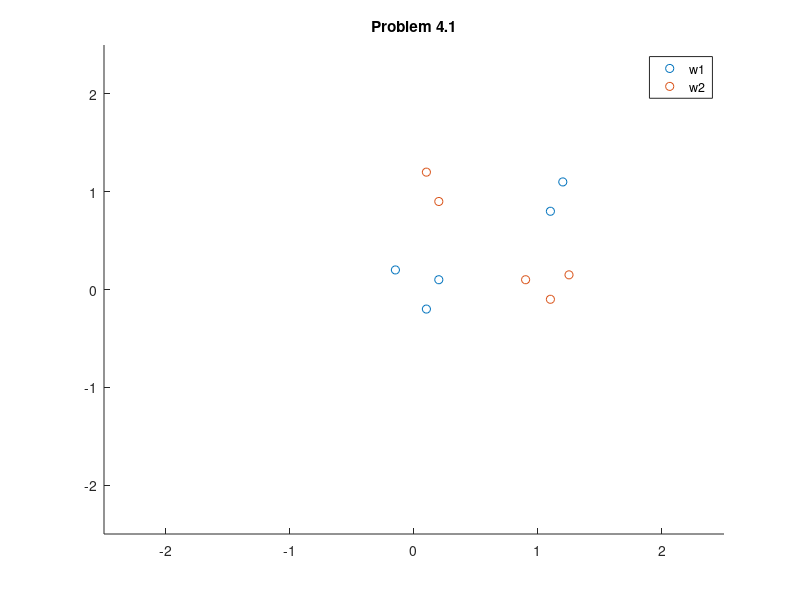

The MATLAB script that drew this image:

%% Problem 4.1
clear all
clc

w_1 = [.1 -.2;
	   .2 .1;
	   -.15 .2;
	   1.1 0.8;
	   1.2 1.1];

w_2 = [1.1 -.1;
	   1.25 .15;
	   .9 .1;
	   .1 1.2;
	   .2 .9];


scatter(w_1(:,1), w_1(:, 2))
hold on
xlim([-2.5 2.5])
ylim([-2.5 2.5])
title('Problem 4.1')
scatter(w_2(:,1), w_2(:, 2))
legend('w1', 'w2')

% It is clear that the data set is not linearly separable 
% by one line, but it can be separated by two. This is where
% a multilayer perceptron will be useful.

%% Deep Learning

% a)

% A convolutional neural net is strictly feed forward where the combination of
% multiple functions at neuron yield a new function (f + a = g), hence the included term "convolution".
% A neural net is generic term for a set of machine learning algorithms that utilize "neurons".

% b)

% A feed forward neural net only has data flowing in one direction, usually towards the output neuron. 
% From a graph perspective, there are no cycles in the graph for forward propagation. 
% A neural net with back propagation is implemented similarly to a feed forward, except error
% is calculated at each layer and fed back to previous layers to retrain the network. 


%% Clustering by compression

% a)

% I'm very sleepy


